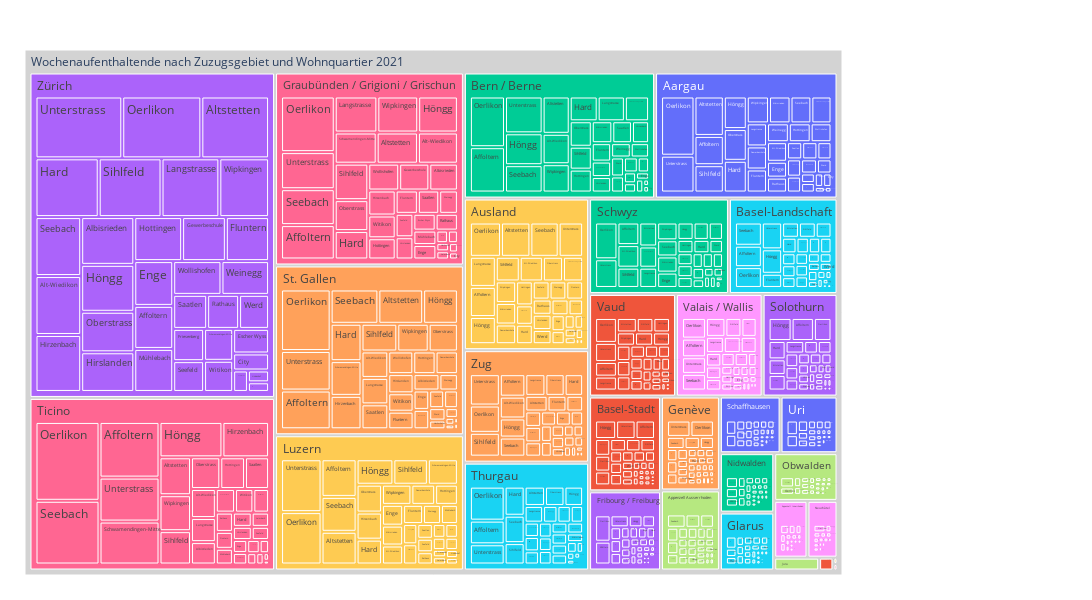

Notebook source saved alongside this figure:
### Code cell
myTitle="Wochenaufenthaltende nach Zuzugsgebiet und Wohnquartier 2021"

df = data2betested.loc["2021"].reset_index() \

fig = px.treemap(df, path=[px.Constant(myTitle), 'ZuzKtHistLang', 'QuarLang']
                 , values='AnzBestWir'
                 , color='ZuzKtHistLang'
                 ## bei discrete scales (bei Klassen und Strings):                 
                 , color_discrete_map={'(?)':'lightgrey','EVP':'gold', 'SP':'#FF3030', 'PdA':'#EE3B3B', 'Grüne':'#A2CD5A','GLP':'#CAFF70','Die Mitte':'orange','FDP':'#104E8B','AL':'deeppink','SVP':'forestgreen', 'FL ZÜRI':'#8B864E','Volt':'#lightblue' }                
                 ## bei continuous scales (bei Zahlenwerten):
                #, color_continuous_scale='blues'
                 ,height=600
                 ,width=1200                          
                )
fig.update_traces(root_color="grey")
fig.update_layout(margin = dict(t=50, l=25, r=250, b=25))
fig.show()

### Figure 1 — Plotly figure (JSON) as saved in the notebook; plotly's stock layout.template omitted (floating-point values rounded to 4 significant figures; data arrays with more than 128 entries replaced by an {"elided": "..."} marker saying what was removed)
{"data": [{"branchvalues": "total", "customdata": {"elided": "859x1 str values"}, "domain": {"x": [0, 1], "y": [0, 1]}, "hovertemplate": "labels=%{label}<br>AnzBestWir=%{value}<br>parent=%{parent}<br>id=%{id}<br>ZuzKtHistLang=%{customdata[0]}<extra></extra>", "ids": {"elided": "859 str values"}, "labels": {"elided": "859 str values"}, "marker": {"colors": {"elided": "859 str values"}}, "name": "", "parents": {"elided": "859 str values"}, "root": {"color": "grey"}, "type": "treemap", "values": {"elided": "859 int values"}}], "layout": {"height": 600, "legend": {"tracegroupgap": 0}, "margin": {"b": 25, "l": 25, "r": 250, "t": 50}, "width": 1200}}
